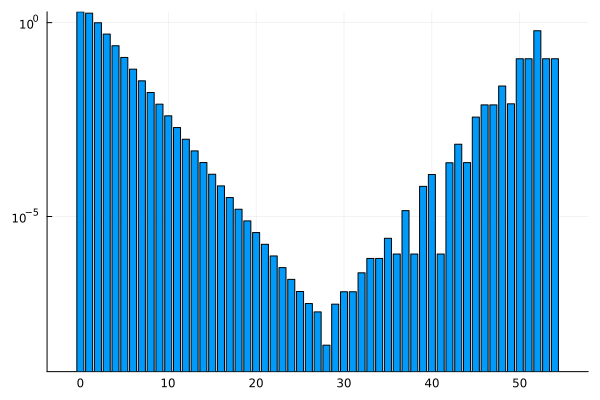

Recreate this plot in Julia.
# Maksymilian Neumann 2023

function aprox(x_0::Float64, h::Float64)
    f(x) = sin(x) + cos(3x)
    return (f(x_0 + h) - f(x_0)) / h
end

ex = (cos(1) - 3*sin(3))
for n in 0:54
    a = aprox(1.0, 2.0^(-n))
    println("h: ", 2.0^(-n), " aprox: ", a, " err: ", abs(a - ex) )
end

import Pkg
Pkg.add("Plots")
using Plots

x = 0:54
y = map(x -> abs(aprox(1.0, 2.0^(-x)) - ex), x)
bar(x, y, legend=false, yaxis=:log)
png("7.png")
